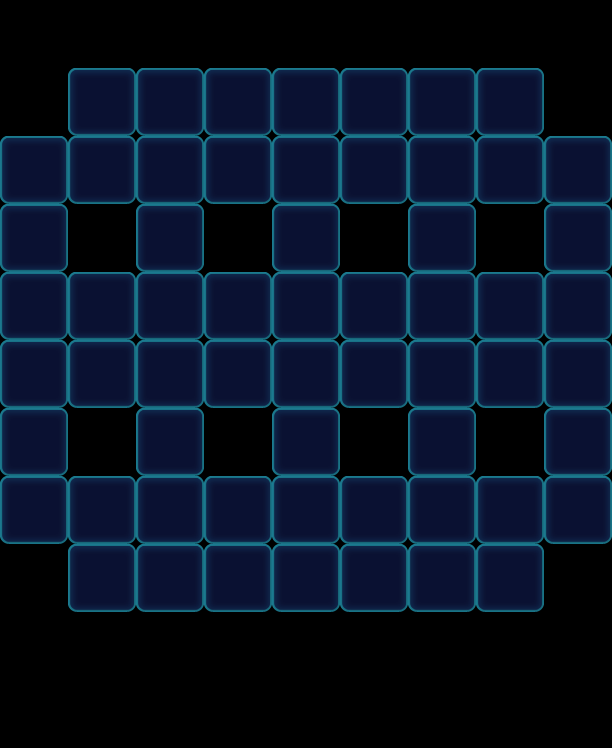

Tiled map render using the project's own tile images. Description and the map definition, with tile-layer contents summarised, below:
An orthogonal 9x11 tile map with 68x68 px tiles, 1 tile layer (Valid), 2 tilesets and 9 objects (9x Factory_Normal).

<map version="1.0" orientation="orthogonal" width="9" height="11" tilewidth="68" tileheight="68">
 <tileset firstgid="1" name="game_grid1" tilewidth="68" tileheight="68">
  <image source="game_grid1.png" width="68" height="68" />
 </tileset>
 <tileset firstgid="2" name="map" tilewidth="68" tileheight="68">
  <image source="map.png" width="1024" height="1024" />
 </tileset>
 <layer name="Valid" width="9" height="11">
  <data>[99 cells, 60 non-empty, 1 distinct tile ids]</data>
 </layer>
 <objectgroup name="BottomObj" width="9" height="11" />
 <objectgroup name="MiddleObj" width="9" height="11" />
 <objectgroup color="#000000" name="TopObj" width="9" height="11">
  <object name="10" type="Factory_Normal" x="0" y="68" width="68" height="68">
   <properties>
    <property name="FactoryColorsConfig" value="Blue,Green,Yellow,Pink,Purple" />
   </properties>
  </object>
  <object name="10" type="Factory_Normal" x="68" y="0" width="68" height="68">
   <properties>
    <property name="Block" value="1" />
    <property name="FactoryColorsConfig" value="Blue,Green,Yellow,Pink,Purple" />
   </properties>
  </object>
  <object name="10" type="Factory_Normal" x="136" y="0" width="68" height="68">
   <properties>
    <property name="FactoryColorsConfig" value="Blue,Green,Yellow,Pink,Purple" />
   </properties>
  </object>
  <object name="10" type="Factory_Normal" x="204" y="0" width="68" height="68">
   <properties>
    <property name="Block" value="1" />
    <property name="FactoryColorsConfig" value="Blue,Green,Yellow,Pink,Purple" />
   </properties>
  </object>
  <object name="10" type="Factory_Normal" x="272" y="0" width="68" height="68">
   <properties>
    <property name="FactoryColorsConfig" value="Blue,Green,Yellow,Pink,Purple" />
   </properties>
  </object>
  <object name="10" type="Factory_Normal" x="340" y="0" width="68" height="68">
   <properties>
    <property name="Block" value="1" />
    <property name="FactoryColorsConfig" value="Blue,Green,Yellow,Pink,Purple" />
   </properties>
  </object>
  <object name="10" type="Factory_Normal" x="408" y="0" width="68" height="68">
   <properties>
    <property name="FactoryColorsConfig" value="Blue,Green,Yellow,Pink,Purple" />
   </properties>
  </object>
  <object name="10" type="Factory_Normal" x="476" y="0" width="68" height="68">
   <properties>
    <property name="Block" value="1" />
    <property name="FactoryColorsConfig" value="Blue,Green,Yellow,Pink,Purple" />
   </properties>
  </object>
  <object name="10" type="Factory_Normal" x="544" y="68" width="68" height="68">
   <properties>
    <property name="FactoryColorsConfig" value="Blue,Green,Yellow,Pink,Purple" />
   </properties>
  </object>
 </objectgroup>
</map>
